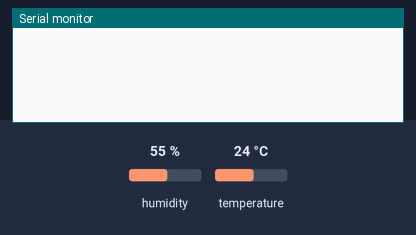
This sketch was run on a simulated ESP8266 (NodeMCU). Shown: the last lines printed to the serial monitor. The test bench sets the inputs (shaded band); at power-on: humidity 55 %, temperature 24 °C. WiFi joins after 1.5 s; servers stay silent unless stated.

Above: at 3.0 s.
3.1 s: humidity set to 22 %
At 5.0 s:
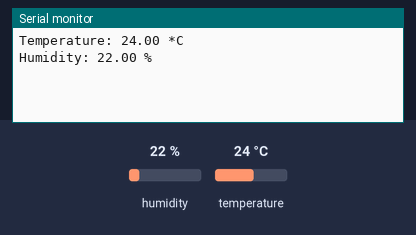
5.3 s: temperature set to 12 °C
At 6.6 s:
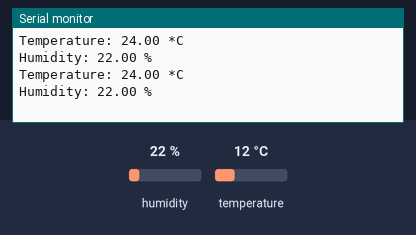
6.8 s: humidity set to 40 %
At 8.4 s:
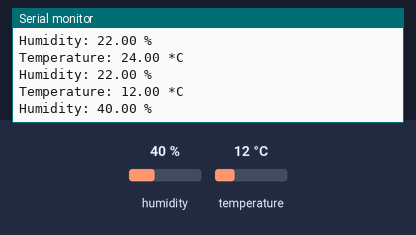

Measured:
- after the input at 3.1 s, the serial monitor: prints a new line after 0.73 s (image 1)
- after the input at 6.8 s, the serial monitor: prints a new line after 1.0 s (image 3)

The sketch:

GUI-DHT11-ESP.ino
```cpp
// Token
#define BLYNK_TEMPLATE_ID "TMPL6kJTsV83G"
#define BLYNK_TEMPLATE_NAME "DHT11"
#define BLYNK_PRINT Serial

//ESP 8288
#include <ESP8266WiFi.h>
#include <BlynkSimpleEsp8266.h>
#include <DHT.h>

//DHT11
#define DHTPIN 0 // D3
#define DHTTYPE DHT11 // DHT11
DHT dht(DHTPIN, DHTTYPE);

// Token
char auth[] = "";
// WIFI
char ssid[] = "";  // wifi username
char pass[] = ""; // wifi password

BlynkTimer timer; // Blynk timer

//DHT11
void sendSensor() {
  float h = dht.readHumidity();
  float t = dht.readTemperature();

  if (isnan(h) || isnan(t)) {
    Serial.println("Failed to read from DHT sensor!");
    return;
  }

  // Serial Monitor
  Serial.print("Temperature: ");
  Serial.print(t);
  Serial.println(" *C");

  Serial.print("Humidity: ");
  Serial.print(h);
  Serial.println(" %");

  // Blynk
  Blynk.virtualWrite(V0, t);
  Blynk.virtualWrite(V1, h);
}

void setup() {
  Serial.begin(9600);

  // DHT11 start
  dht.begin();

  // Connect to WiFi
  Blynk.begin(auth, ssid, pass);
  timer.setInterval(2000L, sendSensor);
}

void loop() {
  Blynk.run();  // start Blynk gui
  timer.run(); // start timer
}
```
